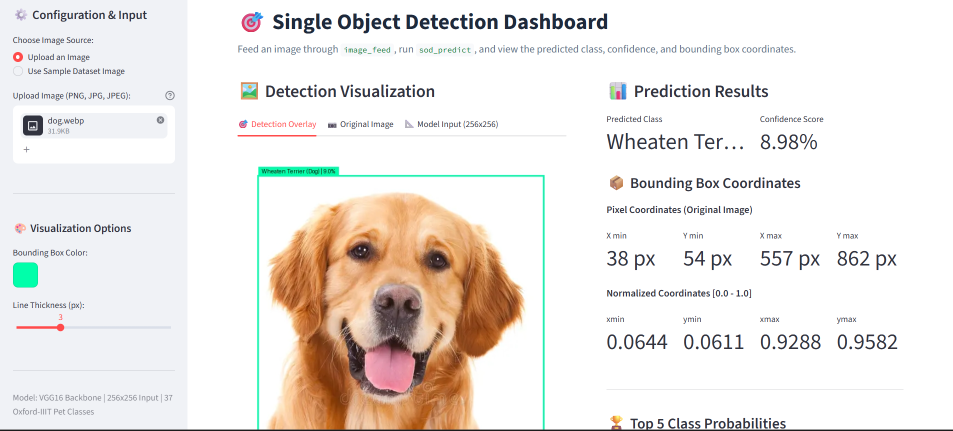
#> input picture asset/predict.png, 1906 x 862 px (shown at 1/2 size)
$ python -i img_feed_pipeline.py   (imports and definitions only)
#> lines starting #> are read from the running program, lines starting #| are printed output that depends on the picture
import numpy as np
from PIL import Image, UnidentifiedImageError
try:
    from .data_config import IMG_SIZE
except (ImportError, ValueError):
    from data_config import IMG_SIZE

def image_feed(img_input) -> np.ndarray:
    """
    Preprocess an input image for model prediction.
    Accepts a file path (str), a file-like object (e.g. Streamlit UploadedFile),
    or an already opened PIL Image.
    Returns:
        np.ndarray of shape (1, 256, 256, 3) normalized float array, or None on failure.
    """
#> called with img_input = '../../asset/predict.png'
    try:
        if isinstance(img_input, Image.Image):
            img = img_input.convert("RGB")
        else:
            img = Image.open(img_input).convert("RGB")

        img = img.resize(IMG_SIZE)
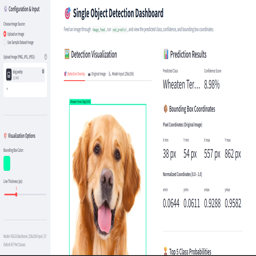
#> img: PIL image 256x256 RGB; mean R, G, B 237.1, 232.3, 228.2
        # Normalize pixel values
        img_arr = np.array(img, dtype=np.float32) / 255.0
        batch_img = np.expand_dims(img_arr, axis=0)
        return batch_img

    except FileNotFoundError:
        print(f"Image not found at {img_input}")
        return None

    except UnidentifiedImageError:
        print(f"Cannot identify image from input")
        return None

    except Exception as e:
        print(f"Error in image_feed: {e}")
        return None

>>> result = image_feed('../../asset/predict.png')
